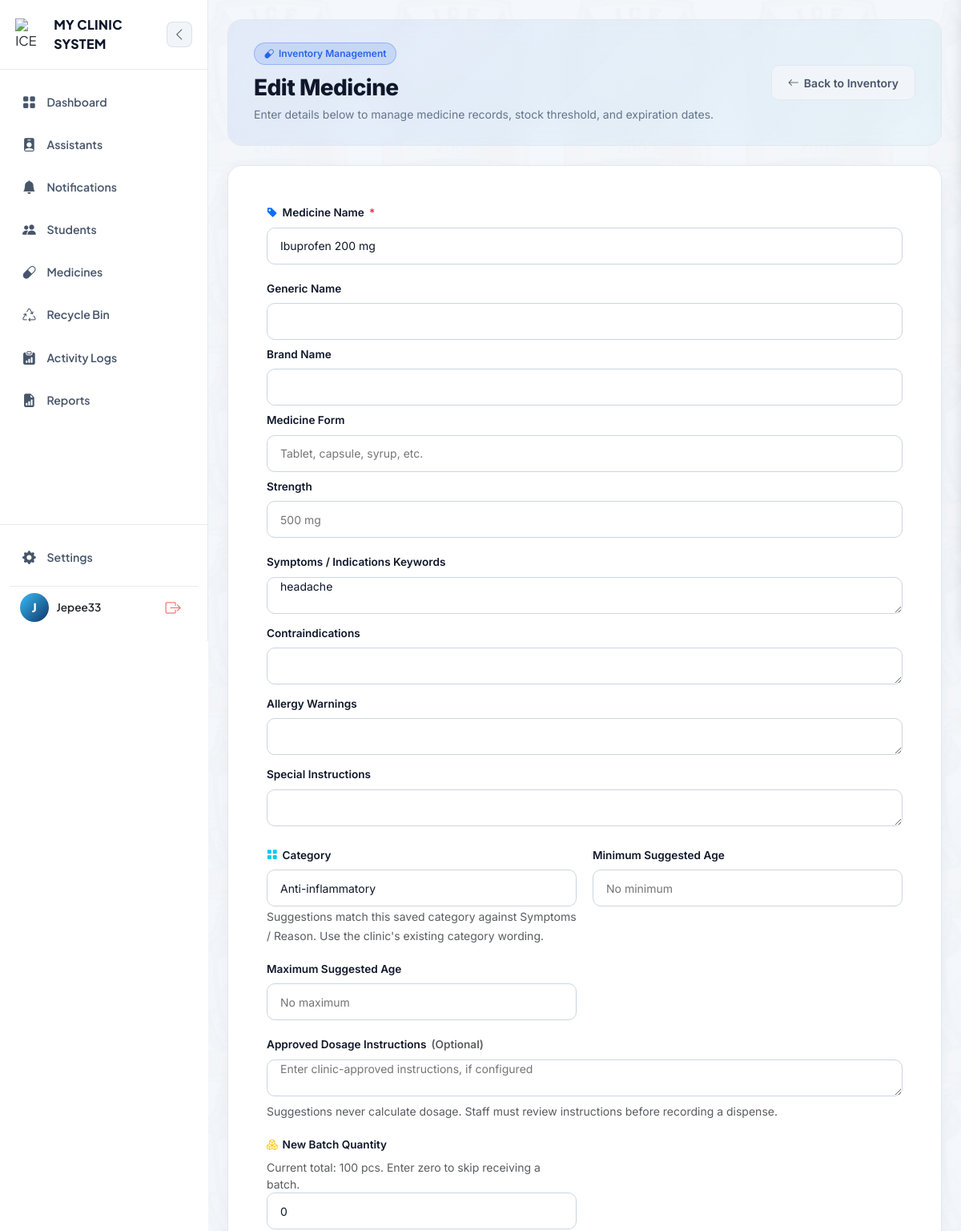
Before: /medicines/15/edit/ (signed in, upper part) with the older database file.
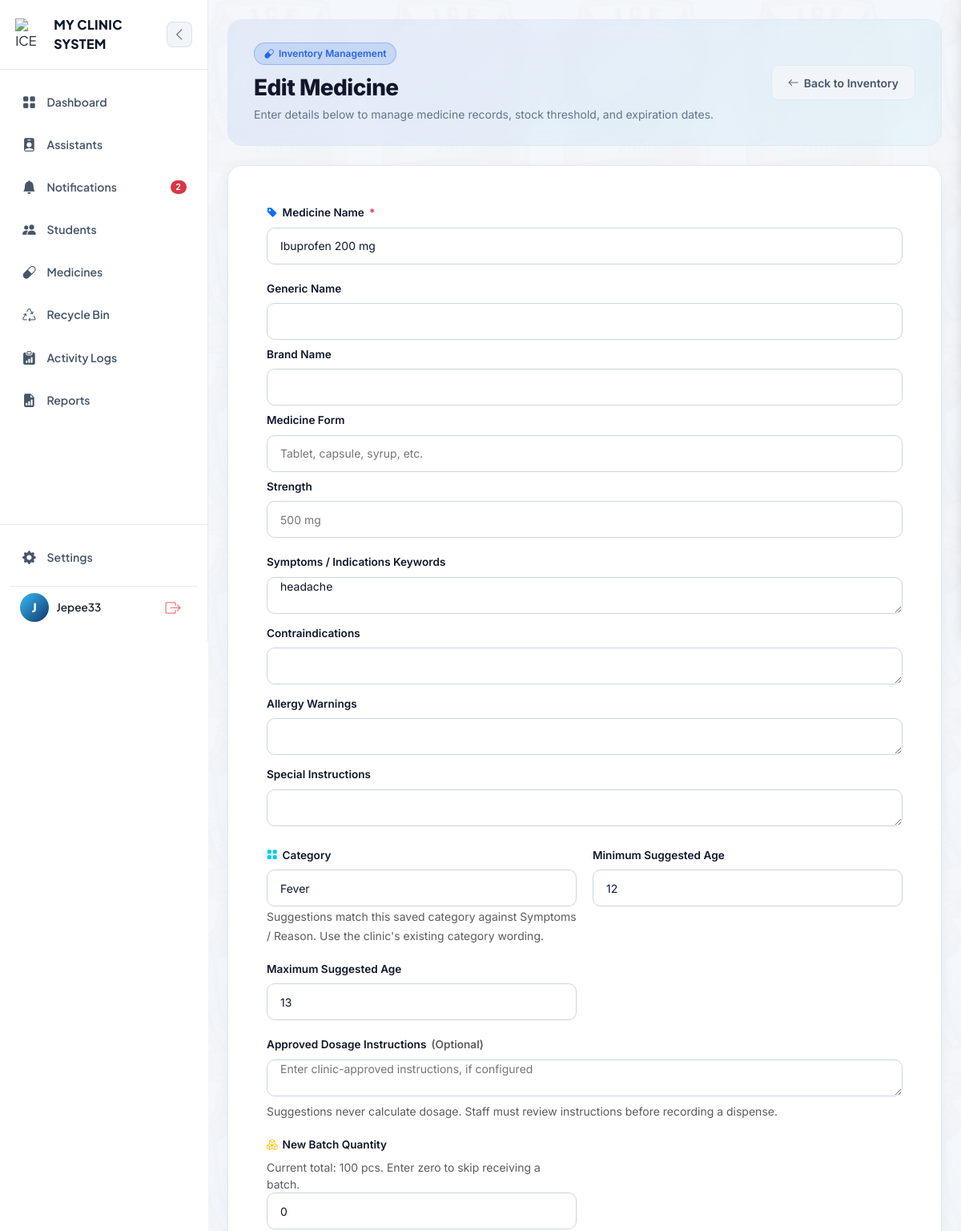
After: the same page with the newer database file.
### clinic/models.py (models this page shows, shortened)
class Medicine(models.Model):
    name = models.CharField(max_length=150, unique=True)
    generic_name = models.CharField(max_length=150, blank=True)
    brand_name = models.CharField(max_length=150, blank=True)
    medicine_form = models.CharField(max_length=60, blank=True, help_text="Tablet, capsule, syrup, etc.")
    strength = models.CharField(max_length=60, blank=True, help_text="For example, 500 mg or 200 mg")
    category = models.CharField(max_length=100, blank=True, help_text="hal. Pain Reliever, Antibiotic")
    indications = models.CharField(max_length=500, blank=True, help_text="Clinic-approved condition keywords, comma-separated; suggestions only")
    contraindications = models.TextField(blank=True, help_text="Known allergy or other contraindication keywords, comma-separated")
    allergy_warnings = models.TextField(blank=True)
    special_instructions = models.TextField(blank=True)
    minimum_suggested_age = models.PositiveSmallIntegerField(null=True, blank=True)
    maximum_suggested_age = models.PositiveSmallIntegerField(null=True, blank=True)
    approved_dosage_instructions = models.TextField(blank=True, help_text="Optional clinic-approved dosage instructions; assistant must review")
    suggestion_safety_reviewed = models.BooleanField(default=False, help_text="Enable symptom suggestions only after clinic safety review")
    quantity_in_stock = models.PositiveIntegerField(default=0)
    unit = models.CharField(max_length=30, default='pcs', help_text="hal. pcs, bottles, boxes")
    expiration_date = models.DateField(null=True, blank=True)
    low_stock_threshold = models.PositiveIntegerField(default=10)
    image = models.ImageField(upload_to='medicines/', blank=True, null=True, help_text="Upload an image of the medicine")
    date_added = models.DateTimeField(auto_now_add=True)
    is_deleted = models.BooleanField(default=False)
    deleted_at = models.DateTimeField(null=True, blank=True)
    deleted_by = models.ForeignKey(User, on_delete=models.SET_NULL, null=True, blank=True, related_name='medicines_moved_to_recycle_bin')
    @property
    def is_low_stock(self):
        available = self.available_stock
        return 0 < available <= self.low_stock_threshold
    @property
    def available_stock(self):
        if not self.pk:
            return self.quantity_in_stock
        today = timezone.localdate()
        batch_stock = self.batches.filter(quantity_in_stock__gt=0).filter(
            Q(expiration_date__isnull=True) | Q(expiration_date__gte=today)
        ).aggregate(total=Sum("quantity_in_stock"))["total"]
        if batch_stock is not None:
            return batch_stock
        if self.batches.exists():
            return 0
        if self.expiration_date and self.expiration_date < today:
            return 0
        return self.quantity_in_stock

### clinic/views/medicine.py (the view, shortened to what this page needs)
# urls.py: path('medicines/<int:pk>/edit/', views.medicine_edit, name='medicine_edit'),
@login_required
@role_required("admin", "nurse")
def medicine_edit(request, pk):
    medicine = get_object_or_404(Medicine, pk=pk, is_deleted=False)
    return render(request, "clinic/medicines/medicine_form.html", {
        "form_values": _medicine_form_values(medicine),
    })

### clinic/views/medicine.py (called while the page is built)
def _medicine_form_values(medicine=None, submitted=None):
    values = {
        field: getattr(medicine, field, default)
        for field, default in MEDICINE_FORM_DEFAULTS.items()
    }
    values["is_edit"] = medicine is not None
    if isinstance(values["expiration_date"], date):
        values["expiration_date"] = values["expiration_date"].isoformat()
    if submitted is not None:
        for field in MEDICINE_FORM_DEFAULTS:
            if field in submitted:
                values[field] = submitted.get(field)
    return values

### clinic/templates/clinic/medicines/medicine_form.html (shortened to what the changed rows need)
{% extends "clinic/base.html" %}
{% load static %}
{% block content %}
<link rel="stylesheet" href="https://cdnjs.cloudflare.com/ajax/libs/animate.css/4.1.1/animate.min.css" />
<div class="cms-container">
    <div class="dashboard-hero-card mb-4 d-flex justify-content-between align-items-center flex-wrap gap-3 ">
        <div>
            <h1 class="hero-title">
                {% if form_values.is_edit %}Edit Medicine{% else %}Add New Medicine{% endif %}
            </h1>
        </div>
    </div>
    <div class="cms-card p-4 p-md-5 ">
        <form method="post" enctype="multipart/form-data">
            <div class="form-grid">
                <div class="form-group-full">
                    <label class="cms-label">
                        <i class="bi bi-tag-fill text-primary"></i> Medicine Name <span class="text-danger">*</span>
                    </label>
                    <input type="text" name="name" class="cms-input" value="{{ form_values.name }}" placeholder="e.g. Paracetamol" required>
                </div>
                <div class="form-group-full">
                    <label class="cms-label">Symptoms / Indications Keywords</label><textarea name="indications" class="cms-input" rows="2">{{ form_values.indications }}</textarea>
                    <label class="cms-label mt-2">Contraindications</label><textarea name="contraindications" class="cms-input" rows="2">{{ form_values.contraindications }}</textarea>
                    <label class="cms-label mt-2">Allergy Warnings</label><textarea name="allergy_warnings" class="cms-input" rows="2">{{ form_values.allergy_warnings }}</textarea>
                    <label class="cms-label mt-2">Special Instructions</label><textarea name="special_instructions" class="cms-input" rows="2">{{ form_values.special_instructions }}</textarea>
                </div>
                <div>
                    <label class="cms-label">
                        <i class="bi bi-grid-fill text-info"></i> Category
                    </label>
                    <input type="text" name="category" class="cms-input" value="{{ form_values.category }}" placeholder="e.g. Pain Reliever">
                    <small class="text-muted">Suggestions match this saved category against Symptoms / Reason. Use the clinic's existing category wording.</small>
                </div>
                <div>
                    <label class="cms-label">Minimum Suggested Age</label>
                    <input type="number" name="minimum_suggested_age" class="cms-input" value="{{ form_values.minimum_suggested_age|default_if_none:'' }}" min="0" max="32767" step="1" placeholder="No minimum">
                </div>
                <div>
                    <label class="cms-label">Maximum Suggested Age</label>
                    <input type="number" name="maximum_suggested_age" class="cms-input" value="{{ form_values.maximum_suggested_age|default_if_none:'' }}" min="0" max="32767" step="1" placeholder="No maximum">
                </div>
                <div>
                    <label class="cms-label"><i class="bi bi-boxes text-warning"></i> {% if form_values.is_edit %}New Batch Quantity{% else %}Initial Batch Quantity{% endif %}</label>
                    {% if form_values.is_edit %}<small class="text-muted d-block">Current total: {{ form_values.quantity_in_stock }} {{ form_values.unit }}. Enter zero to skip receiving a batch.</small>{% endif %}
                    <input type="number" name="quantity_in_stock" class="cms-input" value="{% if form_values.is_edit %}0{% else %}{{ form_values.quantity_in_stock }}{% endif %}" required min="0">
                </div>
            </div>
        </form>
    </div>
</div>
{% endblock %}

### clinic/templates/clinic/base.html (shortened to what the changed rows need)
{% load static %}
<!DOCTYPE html>
<html lang="en">
<head>
    <link href="https://cdn.jsdelivr.net/npm/bootstrap@5.3.0/dist/css/bootstrap.min.css" rel="stylesheet">
    <link rel="stylesheet" href="https://cdn.jsdelivr.net/npm/bootstrap-icons@1.11.0/font/bootstrap-icons.css">
</head>
<body class="bg-body text-body">
    <div style="display: flex; min-height: 100vh; width: 100%; position: relative;">
        <aside id="appSidebar">
            <div>
                <nav style="padding: 1rem 0.75rem;">
                    {% if user.is_authenticated and user.profile.role == 'admin' %}
                                        <button class="nav-item-link w-100 border-0 text-start {% if request.resolver_match.url_name == 'notification_list' %}active{% endif %}" type="button" id="notifBellBtn"
                        title="Notifications">
                    <i class="bi bi-bell-fill"></i><span>Notifications</span>
                    {% if nav_unread_notification_count %}
                    <span class="badge rounded-pill bg-danger ms-auto">
                        {% if nav_unread_notification_count > 99 %}99+{% else %}{{ nav_unread_notification_count }}{% endif %}
                    </span>
                    {% endif %}
                </button>
                {% endif %}
                </nav>
            </div>
        </aside>
        <div class="main-container">
            <main class="content-main"
                style="background-image: url(&quot;{% static 'clinic/img/studentbackground.png' %}&quot;); background-repeat: repeat; background-size: cover; background-attachment: fixed;">
                <div class="content-inner">
                    {% block content %}{% endblock %}
                </div>
            </main>
        </div>
    </div>
</body>
</html>

Changed rows visible on the page:
changed Medicine "pcs": category "Anti-inflammatory" → "Fever"
Other visible differences:
{{ nav_unread_notification_count }}: (not shown) → "2"
form field minimum_suggested_age: (not shown) → "12"
form field maximum_suggested_age: (not shown) → "13"
